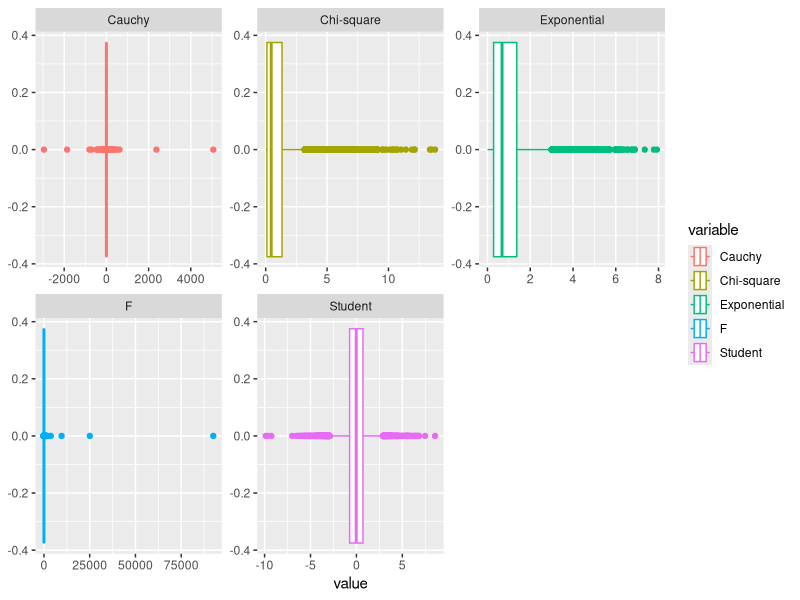

Reproduce this figure in R.
## ---- chunk 1
library(ggplot2)
library(dplyr)
library(knitr)
library(kableExtra)
library(reshape2)
## ---- chunk 2
relevant_q = c(0.25, 0.5, 0.75)

boxplot_values = data.frame(
  cauchy = qcauchy(relevant_q)
  , chisqr = qchisq(relevant_q, df = 1)
  , exp = qexp(relevant_q, rate = 1)
  , fdist = qf(relevant_q, df1 = 5, df2 = 2)
  , student = qt(relevant_q, df = 5)
) %>% 
  t() %>% 
  data.frame() %>% 
  dplyr::rename(first_q = X1, second_q = X2, third_q = X3) %>% 
  dplyr::mutate(
    iqr = third_q - first_q
    , lower_b = first_q - (1.5 * iqr)
    , upper_b = third_q + (1.5 * iqr)
  ) %>% cbind (
    low_outliers = c(
      pcauchy(.$lower_b[1])
      , pchisq(.$lower_b[2], df = 1)
      , pexp(.$lower_b[3], rate = 1)
      , pf(.$lower_b[4], df1 = 5, df2 = 2)
      , pt(.$lower_b[5], df = 5)
    ), 
    high_outliers = c(
      1 - pcauchy(.$upper_b[1])
      , 1 - pchisq(.$upper_b[2], df = 1)
      , 1 - pexp(.$upper_b[3], rate = 1)
      , 1 - pf(.$upper_b[4], df1 = 5, df2 = 2)
      , 1 - pt(.$upper_b[5], df = 5)
    )
  )
## ---- chunk 3
rownames(boxplot_values) = c("Cauchy", "Chi-square", "Exponential", "F", "Student")
boxplot_values %>% 
  mutate(across(where(is.numeric), round, 4)) %>%
  kbl(
    format = "html"
    , caption = "Theorical Distribution values for Boxplot Definition"
    , col.names = c(
      "First Quartile"
      , "Second Quartile"
      , "Third Quartile"
      , "IQR"
      , "Lower Bound"
      , "Upper Bound"
      , "Prob. Low Outliers"
      , "Prob. High Outliers")
  ) %>%
    kable_styling()
## ---- chunk 4
set.seed(45)
n = 10000

simulations = data.frame (
  cauchy_sim = rcauchy(n)
  , chisqr_sim = rchisq(n, df = 1)
  , exp_sim = rexp(n, rate = 1)
  , fdist_sim = rf(n, df1 = 5, df2 = 2)
  , student_sim = rt(n, df = 5)
 ) 

simulations %>% 
  rename(
    "Cauchy" = cauchy_sim
    , "Chi-square" = chisqr_sim
    , "Exponential" = exp_sim
    , "F" = fdist_sim
    , "Student" = student_sim
  ) %>% 
  melt() %>% 
  ggplot(
    aes(x = value, col = variable) 
  ) + 
  geom_boxplot() + 
  facet_wrap(~variable, scale = "free") 
## ---- chunk 5
sim_summary = apply(
  simulations
  , MARGIN = 2
  , FUN = quantile
) %>% t()

emp_values = sim_summary[,c(2,3,4)] %>% 
  data.frame() %>% 
  rename(first_q = X25., second_q = X50., third_q = X75.) %>% 
  mutate(
    iqr = third_q - first_q
    , lower_b = first_q - 1.5 * iqr
    , upper_b = third_q + 1.5 * iqr
    , low_outliers = colSums(sweep(simulations, 2, lower_b, `<`))/nrow(simulations)
    , high_outliers = colSums(sweep(simulations, 2, upper_b, `>`))/nrow(simulations)
  )


## ---- chunk 6
rownames(emp_values) = c("Cauchy", "Chi-square", "Exponential", "F", "Student")
emp_values %>% 
  mutate(across(where(is.numeric), round, 4)) %>%
  kbl(
    format = "html"
    , caption = "Empirical values for Boxplot Definition"
    , col.names = c(
      "First Quartile"
      , "Second Quartile"
      , "Third Quartile"
      , "IQR"
      , "Lower Bound"
      , "Upper Bound"
      , "Prob. Low Outliers"
      , "Prob. High Outliers")
  ) %>%
    kable_styling()
## ---- chunk 7
difference = t(emp_values) - t(boxplot_values)
## ---- chunk 8
rownames(difference) = c(
      "First Quartile"
      , "Second Quartile"
      , "Third Quartile"
      , "IQR"
      , "Lower Bound"
      , "Upper Bound"
      , "Prob. Low Outliers"
      , "Prob. High Outliers")

difference %>% 
  data.frame() %>%
  mutate(across(where(is.numeric), round, 4)) %>%
  kbl(
    format = "html"
    , caption = "Differences Between Empirical and Theoretical Values"
    , col.names = c(
      "Cauchy"
      , "Chi-square"
      , "Exponential"
      , "F"
      , "Student"
      )
  ) %>%
    kable_styling()
